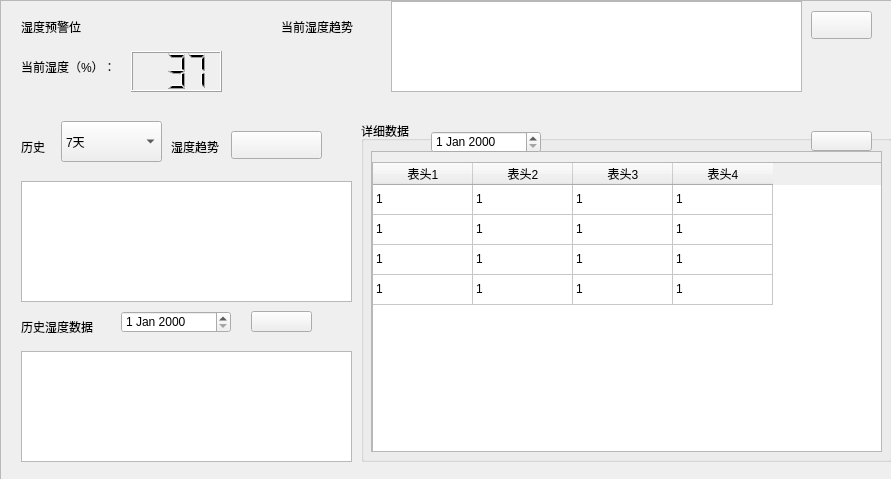
<?xml version="1.0" encoding="UTF-8"?>
<ui version="4.0">
 <class>tab_0_frame</class>
 <widget class="QWidget" name="tab_0_frame">
  <property name="geometry">
   <rect>
    <x>0</x>
    <y>0</y>
    <width>891</width>
    <height>479</height>
   </rect>
  </property>
  <property name="windowTitle">
   <string>Form</string>
  </property>
  <widget class="QWidget" name="verticalLayoutWidget_4">
   <property name="geometry">
    <rect>
     <x>0</x>
     <y>0</y>
     <width>901</width>
     <height>611</height>
    </rect>
   </property>
   <layout class="QVBoxLayout" name="tab_0_layout">
    <item>
     <widget class="QScrollArea" name="tab_0_layout_scroll">
      <property name="widgetResizable">
       <bool>true</bool>
      </property>
      <widget class="QWidget" name="tab_0_layout_scroll_content">
       <property name="geometry">
        <rect>
         <x>0</x>
         <y>0</y>
         <width>897</width>
         <height>607</height>
        </rect>
       </property>
       <widget class="QLabel" name="nowdata_label">
        <property name="geometry">
         <rect>
          <x>20</x>
          <y>50</y>
          <width>121</width>
          <height>31</height>
         </rect>
        </property>
        <property name="text">
         <string>当前湿度（%）：</string>
        </property>
       </widget>
       <widget class="QLCDNumber" name="nowdata_lcdnumber">
        <property name="geometry">
         <rect>
          <x>130</x>
          <y>50</y>
          <width>91</width>
          <height>41</height>
         </rect>
        </property>
        <property name="digitCount">
         <number>3</number>
        </property>
        <property name="value" stdset="0">
         <double>37.000000000000000</double>
        </property>
       </widget>
       <widget class="QLabel" name="nowdata_trend_label">
        <property name="geometry">
         <rect>
          <x>280</x>
          <y>10</y>
          <width>81</width>
          <height>31</height>
         </rect>
        </property>
        <property name="text">
         <string>当前湿度趋势</string>
        </property>
       </widget>
       <widget class="QGraphicsView" name="nowdata_trend_charts">
        <property name="geometry">
         <rect>
          <x>390</x>
          <y>0</y>
          <width>411</width>
          <height>91</height>
         </rect>
        </property>
        <property name="styleSheet">
         <string notr="true"/>
        </property>
       </widget>
       <widget class="QPushButton" name="export_alldata_btn">
        <property name="geometry">
         <rect>
          <x>810</x>
          <y>10</y>
          <width>61</width>
          <height>28</height>
         </rect>
        </property>
        <property name="text">
         <string/>
        </property>
        <property name="icon">
         <iconset resource="../../../resource/mainPage.qrc">
          <normaloff>:/dark/export.svg</normaloff>:/dark/export.svg</iconset>
        </property>
       </widget>
       <widget class="QLabel" name="history_label1">
        <property name="geometry">
         <rect>
          <x>20</x>
          <y>130</y>
          <width>31</width>
          <height>31</height>
         </rect>
        </property>
        <property name="text">
         <string>历史</string>
        </property>
       </widget>
       <widget class="QLabel" name="history_label2">
        <property name="geometry">
         <rect>
          <x>170</x>
          <y>130</y>
          <width>51</width>
          <height>31</height>
         </rect>
        </property>
        <property name="text">
         <string>湿度趋势</string>
        </property>
       </widget>
       <widget class="QComboBox" name="history_combox">
        <property name="geometry">
         <rect>
          <x>60</x>
          <y>120</y>
          <width>101</width>
          <height>41</height>
         </rect>
        </property>
        <item>
         <property name="text">
          <string>7天</string>
         </property>
        </item>
        <item>
         <property name="text">
          <string>3天</string>
         </property>
        </item>
        <item>
         <property name="text">
          <string>1天</string>
         </property>
        </item>
       </widget>
       <widget class="QPushButton" name="export_history_btn">
        <property name="geometry">
         <rect>
          <x>230</x>
          <y>130</y>
          <width>91</width>
          <height>28</height>
         </rect>
        </property>
        <property name="text">
         <string/>
        </property>
        <property name="icon">
         <iconset resource="../../../resource/mainPage.qrc">
          <normaloff>:/dark/export.svg</normaloff>:/dark/export.svg</iconset>
        </property>
       </widget>
       <widget class="QGraphicsView" name="history_charts">
        <property name="geometry">
         <rect>
          <x>20</x>
          <y>180</y>
          <width>331</width>
          <height>121</height>
         </rect>
        </property>
        <property name="styleSheet">
         <string notr="true"/>
        </property>
       </widget>
       <widget class="QLabel" name="history_detail_label">
        <property name="geometry">
         <rect>
          <x>20</x>
          <y>310</y>
          <width>91</width>
          <height>31</height>
         </rect>
        </property>
        <property name="text">
         <string>历史湿度数据</string>
        </property>
       </widget>
       <widget class="QDateEdit" name="history_detail_dateedit">
        <property name="geometry">
         <rect>
          <x>120</x>
          <y>310</y>
          <width>110</width>
          <height>22</height>
         </rect>
        </property>
       </widget>
       <widget class="QPushButton" name="export_history_detail_btn">
        <property name="geometry">
         <rect>
          <x>250</x>
          <y>310</y>
          <width>61</width>
          <height>21</height>
         </rect>
        </property>
        <property name="text">
         <string/>
        </property>
        <property name="icon">
         <iconset resource="../../../resource/mainPage.qrc">
          <normaloff>:/dark/export.svg</normaloff>:/dark/export.svg</iconset>
        </property>
       </widget>
       <widget class="QGraphicsView" name="history_detail_charts">
        <property name="geometry">
         <rect>
          <x>20</x>
          <y>350</y>
          <width>331</width>
          <height>111</height>
         </rect>
        </property>
        <property name="styleSheet">
         <string notr="true"/>
        </property>
       </widget>
       <widget class="QLabel" name="data_alarm">
        <property name="geometry">
         <rect>
          <x>20</x>
          <y>10</y>
          <width>121</width>
          <height>31</height>
         </rect>
        </property>
        <property name="text">
         <string>湿度预警位</string>
        </property>
       </widget>
       <widget class="QGroupBox" name="detaildata_groupbox">
        <property name="geometry">
         <rect>
          <x>360</x>
          <y>120</y>
          <width>531</width>
          <height>341</height>
         </rect>
        </property>
        <property name="styleSheet">
         <string notr="true"/>
        </property>
        <property name="title">
         <string>详细数据</string>
        </property>
        <property name="flat">
         <bool>false</bool>
        </property>
        <widget class="QScrollArea" name="detaildata_scroll">
         <property name="geometry">
          <rect>
           <x>10</x>
           <y>30</y>
           <width>511</width>
           <height>301</height>
          </rect>
         </property>
         <property name="widgetResizable">
          <bool>true</bool>
         </property>
         <widget class="QWidget" name="detaildata_scroll_content">
          <property name="geometry">
           <rect>
            <x>0</x>
            <y>0</y>
            <width>509</width>
            <height>299</height>
           </rect>
          </property>
          <widget class="QTableWidget" name="detaildata_table">
           <property name="geometry">
            <rect>
             <x>0</x>
             <y>10</y>
             <width>511</width>
             <height>301</height>
            </rect>
           </property>
           <property name="styleSheet">
            <string notr="true"/>
           </property>
           <property name="selectionMode">
            <enum>QAbstractItemView::NoSelection</enum>
           </property>
           <property name="selectionBehavior">
            <enum>QAbstractItemView::SelectItems</enum>
           </property>
           <property name="sortingEnabled">
            <bool>true</bool>
           </property>
           <attribute name="horizontalHeaderVisible">
            <bool>true</bool>
           </attribute>
           <attribute name="horizontalHeaderHighlightSections">
            <bool>true</bool>
           </attribute>
           <attribute name="verticalHeaderVisible">
            <bool>false</bool>
           </attribute>
           <row>
            <property name="text">
             <string/>
            </property>
           </row>
           <row>
            <property name="text">
             <string/>
            </property>
           </row>
           <row>
            <property name="text">
             <string/>
            </property>
           </row>
           <row>
            <property name="text">
             <string/>
            </property>
           </row>
           <column>
            <property name="text">
             <string>表头1</string>
            </property>
           </column>
           <column>
            <property name="text">
             <string>表头2</string>
            </property>
           </column>
           <column>
            <property name="text">
             <string>表头3</string>
            </property>
           </column>
           <column>
            <property name="text">
             <string>表头4</string>
            </property>
           </column>
           <item row="0" column="0">
            <property name="text">
             <string>1</string>
            </property>
           </item>
           <item row="0" column="1">
            <property name="text">
             <string>1</string>
            </property>
           </item>
           <item row="0" column="2">
            <property name="text">
             <string>1</string>
            </property>
           </item>
           <item row="0" column="3">
            <property name="text">
             <string>1</string>
            </property>
           </item>
           <item row="1" column="0">
            <property name="text">
             <string>1</string>
            </property>
           </item>
           <item row="1" column="1">
            <property name="text">
             <string>1</string>
            </property>
           </item>
           <item row="1" column="2">
            <property name="text">
             <string>1</string>
            </property>
           </item>
           <item row="1" column="3">
            <property name="text">
             <string>1</string>
            </property>
           </item>
           <item row="2" column="0">
            <property name="text">
             <string>1</string>
            </property>
           </item>
           <item row="2" column="1">
            <property name="text">
             <string>1</string>
            </property>
           </item>
           <item row="2" column="2">
            <property name="text">
             <string>1</string>
            </property>
           </item>
           <item row="2" column="3">
            <property name="text">
             <string>1</string>
            </property>
           </item>
           <item row="3" column="0">
            <property name="text">
             <string>1</string>
            </property>
           </item>
           <item row="3" column="1">
            <property name="text">
             <string>1</string>
            </property>
           </item>
           <item row="3" column="2">
            <property name="text">
             <string>1</string>
            </property>
           </item>
           <item row="3" column="3">
            <property name="text">
             <string>1</string>
            </property>
           </item>
          </widget>
         </widget>
        </widget>
        <widget class="QDateEdit" name="detaildata_dateEdit">
         <property name="geometry">
          <rect>
           <x>70</x>
           <y>10</y>
           <width>110</width>
           <height>22</height>
          </rect>
         </property>
        </widget>
        <widget class="QPushButton" name="export_detaildata_btn">
         <property name="geometry">
          <rect>
           <x>450</x>
           <y>10</y>
           <width>61</width>
           <height>20</height>
          </rect>
         </property>
         <property name="text">
          <string/>
         </property>
         <property name="icon">
          <iconset resource="../../../resource/mainPage.qrc">
           <normaloff>:/dark/export.svg</normaloff>:/dark/export.svg</iconset>
         </property>
        </widget>
       </widget>
      </widget>
     </widget>
    </item>
   </layout>
  </widget>
 </widget>
 <resources>
  <include location="../../../resource/mainPage.qrc"/>
 </resources>
 <connections/>
</ui>
